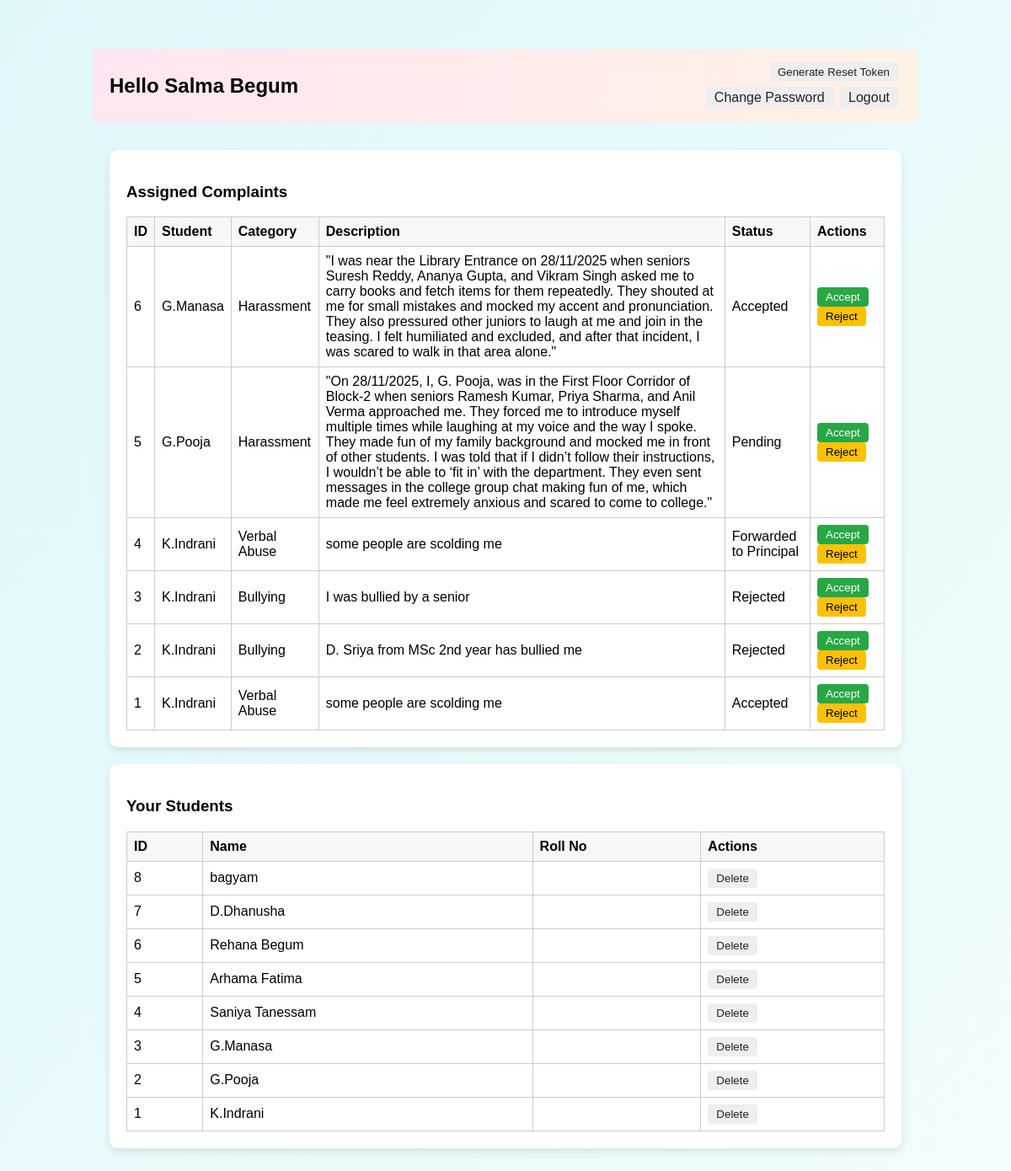
Before: /teacher_dashboard (signed in) with the older database file.
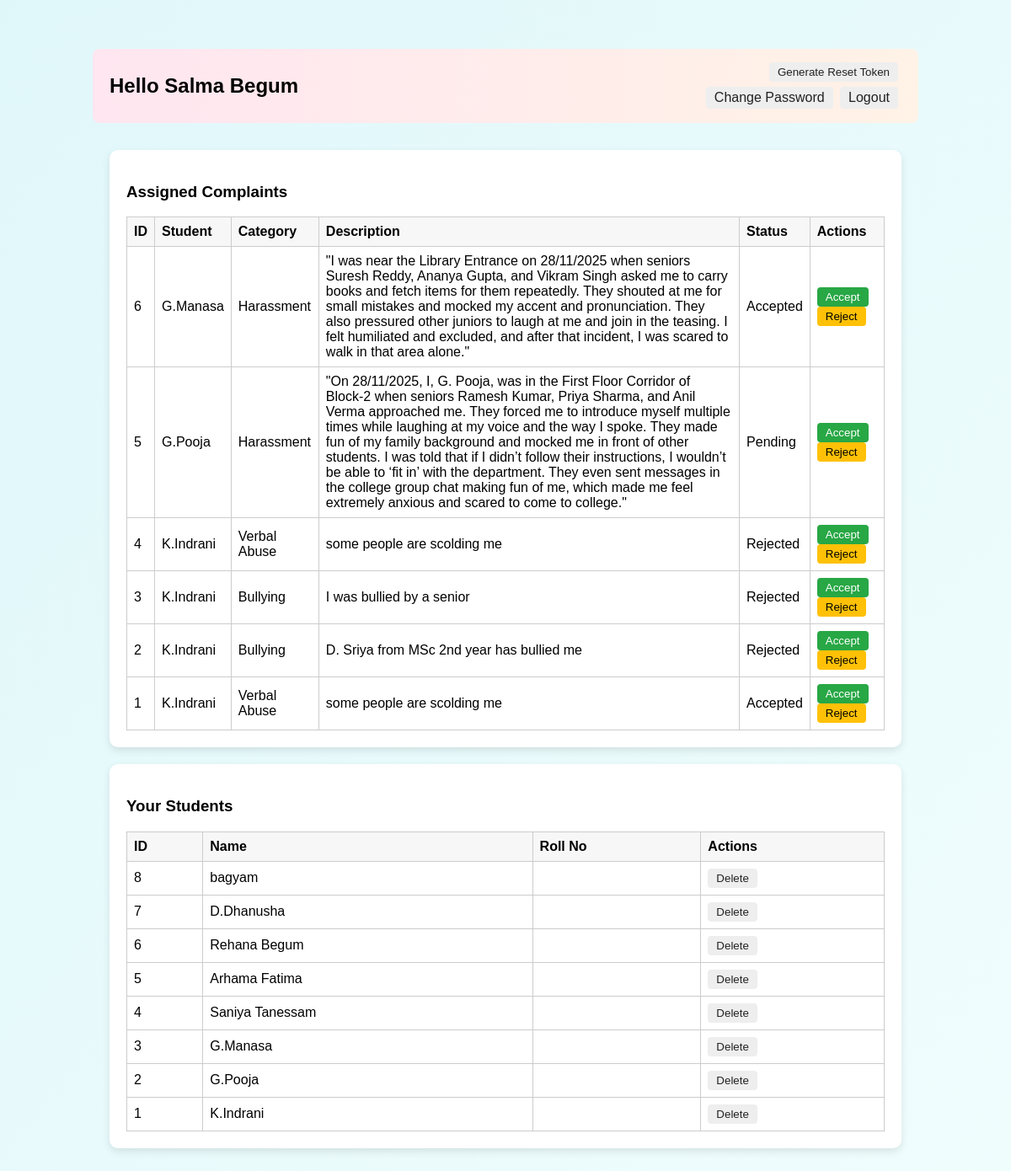
After: the same page with the newer database file.
### tables this page shows
CREATE TABLE complaints (
    id INTEGER PRIMARY KEY AUTOINCREMENT,
    student_id INTEGER NOT NULL,
    teacher_id INTEGER NOT NULL,
    category TEXT,
    description TEXT,
    attachment TEXT,
    status TEXT DEFAULT 'Pending',
    reason TEXT,
    created_at DATETIME DEFAULT CURRENT_TIMESTAMP,
    FOREIGN KEY (student_id) REFERENCES students(id),
    FOREIGN KEY (teacher_id) REFERENCES teachers(id)
);

CREATE TABLE students (
    id INTEGER PRIMARY KEY AUTOINCREMENT,
    name TEXT NOT NULL,
    unique_code TEXT NOT NULL UNIQUE,
    mentor_id INTEGER,
    roll_no TEXT,
    extra TEXT,
    created_at DATETIME DEFAULT CURRENT_TIMESTAMP,
    FOREIGN KEY (mentor_id) REFERENCES teachers(id)
);

### app.py (the view)
    def wrapper(*args, **kwargs):
        if not is_logged_in():
            flash('You must be logged in', 'danger')
            return redirect(url_for('index'))
        return f(*args, **kwargs)

### app.py (called while the page is built)
def get_db():
    conn = sqlite3.connect(DB_PATH)
    conn.row_factory = sqlite3.Row
    return conn

def is_logged_in():
    return 'user_id' in session

def require_login(f):
    def wrapper(*args, **kwargs):
        if not is_logged_in():
            flash('You must be logged in', 'danger')
            return redirect(url_for('index'))
        return f(*args, **kwargs)
    wrapper.__name__ = f.__name__
    return wrapper

### templates/teacher_dashboard.html (shortened to what this page needs)
﻿<!doctype html>
<html>
<head>
  <link rel="stylesheet" href="/static/css/common.css">
  <link rel="stylesheet" href="/static/css/teacher.css">
</head>
<body class="teacher-bg">
  <div class="container">
    <header style="display:flex; justify-content:space-between; align-items:center; padding:10px 20px;">
      <h2>Hello {{ teacher.name }}</h2>
      <div style="text-align:right;">
        {% if reset_token %}
          <div style="font-family:monospace; background:#f7f7f7; padding:6px 10px; border-radius:6px; display:inline-block; margin-right:8px">
            Token: {{ reset_token }}
          </div>
          <div class="muted" style="display:block; font-size:0.85rem">Expires: {{ reset_expires }}</div>
        {% else %}
          <form method="post" action="/generate_token" style="display:inline">
            <button class="btn" type="submit">Generate Reset Token</button>
          </form>
        {% endif %}
        <nav style="margin-top:6px;">
          <a href="/change_password" class="btn">Change Password</a>
          <a href="/logout" class="btn">Logout</a>
        </nav>
      </div>
    </header>
    <main>
      <section class="card">
        <h3>Assigned Complaints</h3>
        <table>
          <thead>
            <tr>
              <th>ID</th>
              <th>Student</th>
              <th>Category</th>
              <th>Description</th>
              <th>Status</th>
              <th>Actions</th>
            </tr>
          </thead>
          <tbody>
            {% for c in complaints %}
            <tr id="complaint-{{ c.id }}">
              <td>{{ c.id }}</td>
              <td>{{ c.student_name }}</td>
              <td>{{ c.category }}</td>
              <td>{{ c.description }}</td>
              <td class="status">{{ c.status }}</td>
              <td>
                  <button class="btn accept" data-id="{{ c.id }}" data-action="accept">Accept</button>
                  <button class="btn reject" data-id="{{ c.id }}" data-action="reject">Reject</button>
              </td>
            </tr>
            {% else %}
            <tr><td colspan="6">No complaints assigned.</td></tr>
            {% endfor %}
          </tbody>
        </table>
      </section>
      <section class="card">
        <h3>Your Students</h3>
        <table>
          <thead>
            <tr>
              <th>ID</th>
              <th>Name</th>
              <th>Roll No</th>
              <th>Actions</th>
            </tr>
          </thead>
          <tbody>
            {% for s in students %}
            <tr>
              <td>{{ s.id }}</td>
              <td>{{ s.name }}</td>
              <td>{{ s.roll_no }}</td>
              <td>
                <form method="post" action="/delete_student" style="display:inline;">
                  <button class="btn delete" type="submit" onclick="return confirm('Delete this student?')">Delete</button>
                </form>
              </td>
            </tr>
            {% else %}
            <tr><td colspan="4">No students assigned.</td></tr>
            {% endfor %}
          </tbody>
        </table>
      </section>
    </main>
  </div>
</body>
</html>

Changed rows visible on the page:
changed complaints id 4: status "Forwarded to Principal" → "Rejected"
